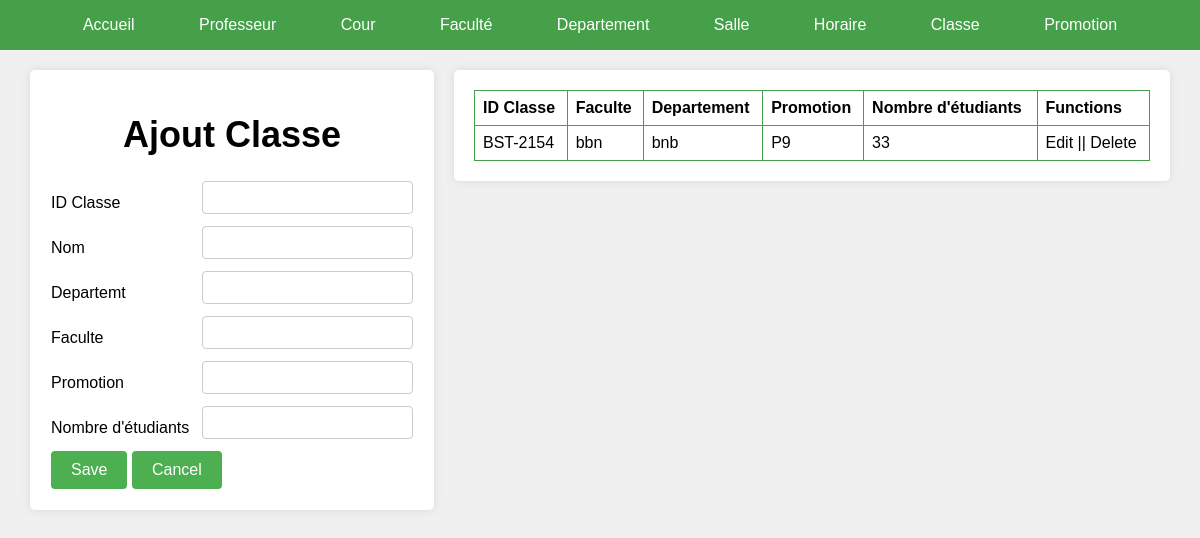
Screenshot of /admin/GestionClasse/ajoutClasse.php with the database file from the repository.
### tables this page shows
CREATE TABLE `classe` (
  `id` varchar(20) NOT NULL,
  `Nom` varchar(10) NOT NULL,
  `Departement` text NOT NULL,
  `Faculte` text NOT NULL,
  `Promotion` text NOT NULL,
  `classe` text NOT NULL,
  `NumberStudents` int(11) NOT NULL
);

### admin/GestionClasse/ajoutClasse.php (the view, shortened to what this page needs)
<!DOCTYPE html>
<html>
<head>
</head>
<body>
  <?php
    include("../Menu.php");
  ?>
  <div class="wrapper">
    <div class="form">
        <form method="POST">
        <h1>Ajout Classe</h1>
          <table>
              <tr>
                <td> ID Classe </td>
                <td><input type="text" name="id" /></td>
              </tr>
              <tr>
                <td> Nom </td>
                <td><input type="text" name="Nom" /></td>
              </tr>
              <tr>
                <td> Departemt</td>
                <td><input type="text" name="Departemt" /></td>
              </tr>
              <tr>
                <td> Faculte</td>
                <td><input type="text" name="Faculte" />
                </td>
              </tr>
              <tr>
                <td> Promotion</td>
                <td> <input type="text" name="Promotion" />
                </td>
              </tr>
              <tr>
                <td> Nombre d'étudiants</td>
                <td> <input type="number" name="NombreEtudiants" />
                </td>
              </tr>
            <tr>
              <td colspan="2">
                <input type="submit" name="submit" value="Save" />
                <input type="reset" value="Cancel" />
              </td>
            </tr>
          </table>
        </form>
    </div>
    <div class="table">
    <table>
            <tr>
              <th>ID Classe</th>
              <th>Faculte</th>
              <th>Departement</th>
              <th>Promotion</th>
              <th>Nombre d'étudiants</th>
              <th>Functions</th>
            </tr>
            <?php
                include("../connexion.php");
                $sql = "SELECT * FROM classe";
                $stmtSelect = $connexion->prepare($sql);
                $stmtSelect ->execute();
                $classes = $stmtSelect->fetchAll(PDO::FETCH_ASSOC);
                foreach($classes as $classe):
                ?>
            <tr>
                <td> <?php echo $classe['id'];?></td>
                <td><?php echo $classe['Faculte']; ?></td>
                <td> <?php echo $classe['Departement'];?></td>
                <td> <?php echo $classe['Promotion'];?></td>
                <td> <?php echo $classe['NumberStudents'];?></td>
                <td>Edit || Delete</td>
            </tr>
            <?php
              endforeach;
            ?>
      </table>
      </div>
  </div>
</body>
</html>

### admin/GestionClasse/ajoutClasse.php (style rules this page uses)
body { padding: 0; margin: 0; font-family: Arial, sans-serif; background-color: #f0f0f0; }
.wrapper { display: flex; justify-content: center; align-items: flex-start; padding: 20px; }
.form { width: 35%; padding: 20px; box-shadow: 0 0 10px rgba(0, 0, 0, 0.1); border-radius: 5px; background-color: #fff; margin: 0 10px; }
.table { width: 65%; padding: 20px; box-shadow: 0 0 10px rgba(0, 0, 0, 0.1); border-radius: 5px; background-color: #fff; margin: 0 10px; }
form table, .table table { width: 100%; border-collapse: collapse; border-radius: 20px; }
.table table td, .form table th, .table table th { border: 1px solid #45a049; padding: 8px; text-align: left; }
input[type='text'], input[type='number'], textarea { width: 100%; padding: 8px; border: 1px solid #ccc; border-radius: 4px; box-sizing: border-box; margin-bottom: 10px; }
input[type='submit'], input[type='reset'] { padding: 10px 20px; border: none; background-color: #4CAF50; color: white; cursor: pointer; border-radius: 4px; font-size: 16px; }
.wrapper h1 { font-size: 36px; text-align: center; }

### rows the page displays
classe: id "BST-2154", Faculte "bbn", Departement "bnb", Promotion "P9", NumberStudents "33"
